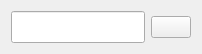
<?xml version="1.0" encoding="UTF-8"?>
<ui version="4.0">
 <class>ResetableLineEdit</class>
 <widget class="QWidget" name="ResetableLineEdit">
  <property name="geometry">
   <rect>
    <x>0</x>
    <y>0</y>
    <width>202</width>
    <height>48</height>
   </rect>
  </property>
  <property name="windowTitle">
   <string>Form</string>
  </property>
  <layout class="QHBoxLayout" name="horizontalLayout">
   <item>
    <widget class="QLineEdit" name="lineEdit">
     <property name="font">
      <font>
       <pointsize>15</pointsize>
      </font>
     </property>
     <property name="inputMask">
      <string/>
     </property>
     <property name="placeholderText">
      <string/>
     </property>
    </widget>
   </item>
   <item>
    <widget class="QPushButton" name="reset_button">
     <property name="enabled">
      <bool>true</bool>
     </property>
     <property name="text">
      <string/>
     </property>
     <property name="icon">
      <iconset resource="../../resources/resources.qrc">
       <normaloff>:/png/undo_icon.png</normaloff>:/png/undo_icon.png</iconset>
     </property>
    </widget>
   </item>
  </layout>
 </widget>
 <resources>
  <include location="../../resources/resources.qrc"/>
 </resources>
 <connections/>
</ui>
